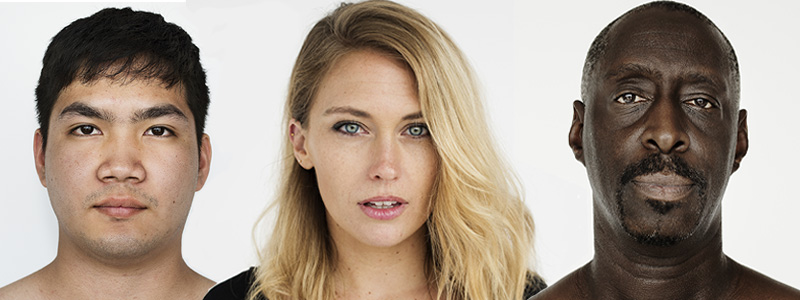
#> input picture faces.jpg, 800 x 300 px, given in place of logo.jpg, which was not available
$ jupyter execute image_split_and_merge.ipynb   (text cells are left out)
#> lines starting #> are read from the running program, lines starting #| are printed output that depends on the picture; pictures that were not available may be replaced by others from this repository, and a replacement may not be noted
[cell 1]
# import the necessary packages
from matplotlib import pyplot as plt
import numpy as np
import argparse
import cv2

[cell 2]
def plt_imshow(title, image):
	# convert the image frame BGR to RGB color space and display it
	image = cv2.cvtColor(image, cv2.COLOR_BGR2RGB)
	plt.imshow(image)
	plt.title(title)
	plt.grid(False)
	plt.show()

[cell 3]
# load the input image and grab each channel -- note how OpenCV
# represents images as NumPy arrays with channels in Blue, Green,
# Red ordering rather than Red, Green Blue
image = cv2.imread('logo.jpg')
#> image is the input picture: shape (300, 800, 3); mean B, G, R 140.7, 154.2, 169.2
(B, G, R) = cv2.split(image)
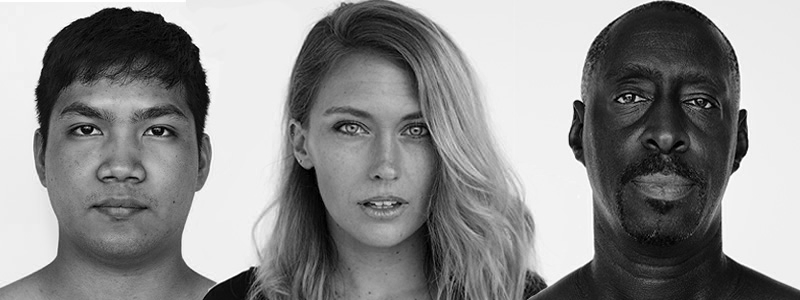
#> B: shape (300, 800); min 0, max 255, mean 140.7
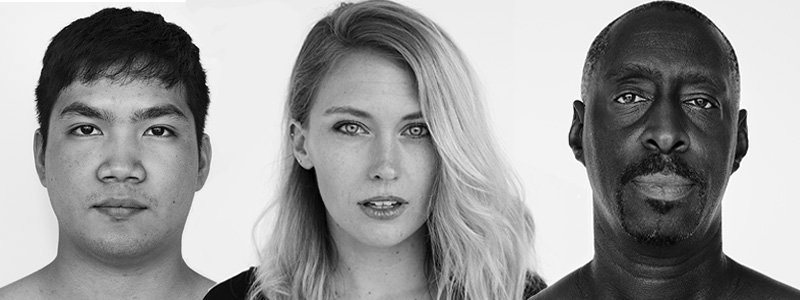
#> G: shape (300, 800); min 0, max 255, mean 154.2
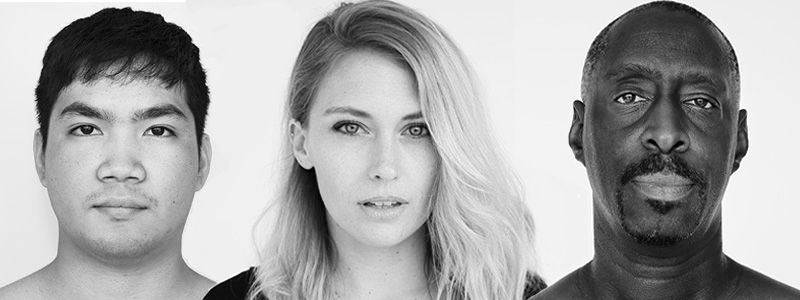
#> R: shape (300, 800); min 0, max 255, mean 169.2
plt_imshow("Original Image", image)
# show each channel individually
plt_imshow("Red", R)
plt_imshow("Green", G)
plt_imshow("Blue", B)

[cell 4]
merged = cv2.merge([B, G, R])
plt_imshow("Merged", merged)

[cell 5]
# visualize each channel in color
zeros = np.zeros(image.shape[:2], dtype="uint8")
plt_imshow("Red", cv2.merge([zeros, zeros, R]))
#> in plt_imshow (call 6), `image = cv2.cvtColor(image, cv2.COLOR_BGR2RGB)`:
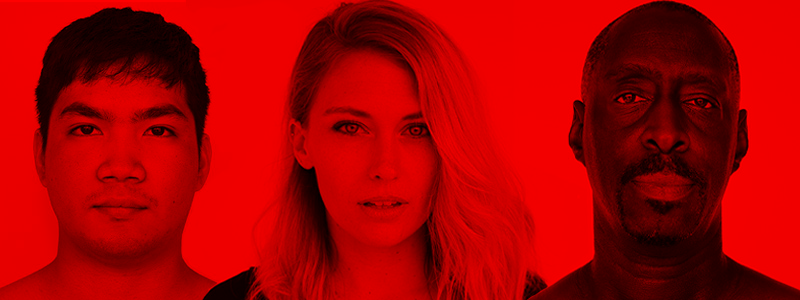
#> image: shape (300, 800, 3); mean R, G, B 169.2, 0, 0
plt_imshow("Green", cv2.merge([zeros, G, zeros]))
#> in plt_imshow (call 7), `image = cv2.cvtColor(image, cv2.COLOR_BGR2RGB)`:
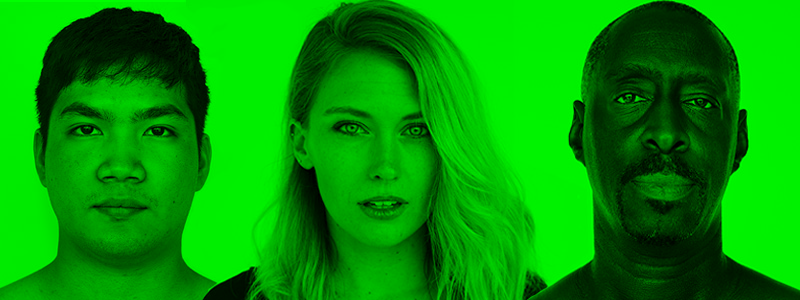
#> image: shape (300, 800, 3); mean R, G, B 0, 154.2, 0
plt_imshow("Blue", cv2.merge([B, zeros, zeros]))
#> in plt_imshow (call 8), `image = cv2.cvtColor(image, cv2.COLOR_BGR2RGB)`:
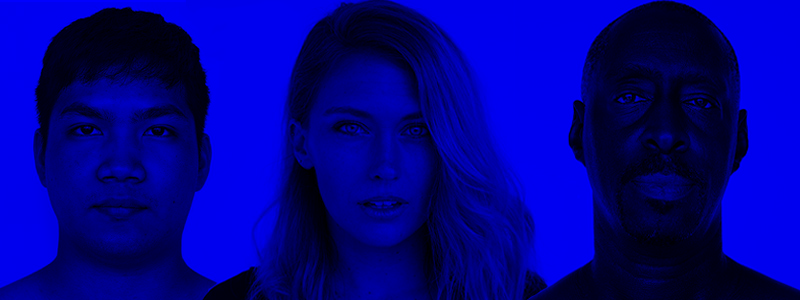
#> image: shape (300, 800, 3); mean R, G, B 0, 0, 140.7
